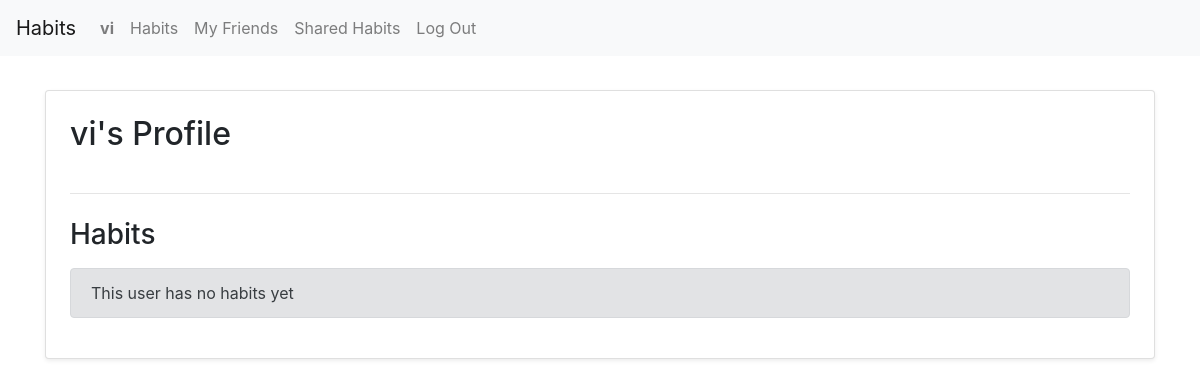
The app's page /profile/vi/ (signed in), older data.
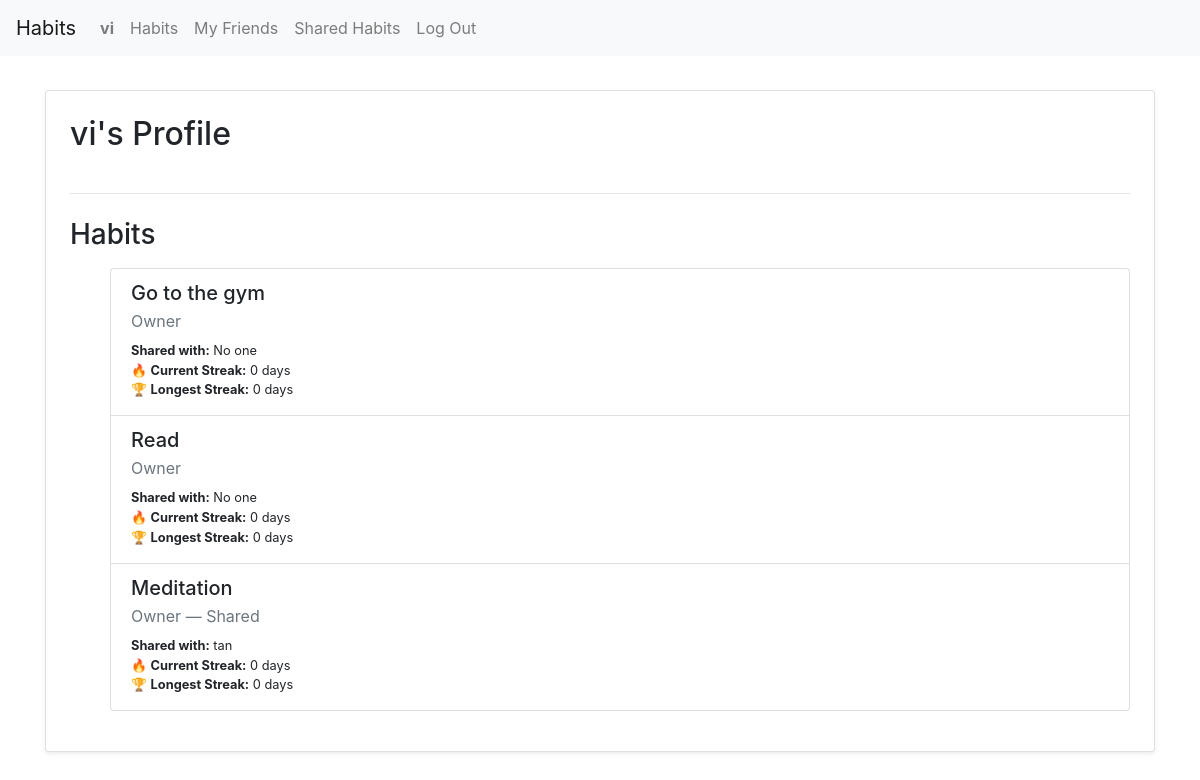
The same page, newer data.
### tracker/models.py (models this page shows, shortened)
class Habit(models.Model):
    name = models.CharField(max_length=100)
    created_at = models.DateField(auto_now_add=True)
    description = models.TextField(blank=True)
    users = models.ManyToManyField(User, related_name="shared_habits")
    owner = models.ForeignKey(User, on_delete=models.CASCADE, related_name="habits_owned", null=True, blank=True)
    target_minutes = models.PositiveIntegerField(default=30)
    category = models.ForeignKey(Category, on_delete=models.CASCADE, related_name='habits')

class User(AbstractUser):
    friends = models.ManyToManyField("self", symmetrical=True, blank=True)

### tracker/views.py (the view)
# urls.py: path("profile/<str:username>/", views.profile_view, name="profile_view"),
@login_required
def profile_view(request, username):
    profile_user = get_object_or_404(User, username=username)
    habits = Habit.objects.filter(Q(owner=profile_user) | Q(users=profile_user)).distinct()
    is_self = request.user == profile_user
    already_requested = FriendRequest.objects.filter(from_user=request.user, to_user=profile_user).exists()
    already_friends = profile_user in request.user.friends.all()
    incoming_request = FriendRequest.objects.filter(from_user=profile_user, to_user=request.user).exists()
    can_send_request = not (is_self or already_friends or already_requested or incoming_request)
    if request.method == "POST" and can_send_request:
        FriendRequest.objects.create(from_user=request.user, to_user=profile_user)
        return redirect("profile_view", username=username)
    habit_data = []
    for habit in habits:
        logs = HabitLog.objects.filter(habit=habit)
        streaks = calculate_streaks(
            logs=logs,
            start_date=habit.created_at,
            target_minutes=habit.target_minutes,
        )
        shared_with = habit.users.exclude(id=profile_user.id)
        habit_data.append({
            "habit": habit,
            "is_owner": habit.owner == profile_user,
            "shared_with": shared_with,
            "current_streak": streaks["current_streak"],
            "longest_streak": streaks["longest_streak"],
        })
    return render(request, "tracker/profile.html", {
        "profile_user": profile_user,
        "can_send_request": can_send_request,
        "already_requested": already_requested,
        "already_friends": already_friends,
        "habits": habit_data,
    })

### tracker/templates/tracker/profile.html (shortened to what this page needs)
{% extends "tracker/layout.html" %}
{% load static %}
{% block body %}
    <div class="container mt-4">
        <div class="card shadow-sm p-4">
            <h2 class="mb-3">{{ profile_user.username }}'s Profile</h2>
            <hr class="my-4">
            <h3 class="mb-3">Habits</h3>
            {% if habits %}
                <div class="list-group">
                    <ul>
                        {% for item in habits %}
                            <div class="list-group-item">
                                <h5 class="mb-1">{{ item.habit.name }}</h5>
                                <p class="mb-1 text-muted">
                                    {% if item.is_owner %}
                                        Owner
                                        {% if item.shared_with %}
                                        &mdash; Shared
                                        {% endif %}
                                    {% else %}
                                        Shared
                                    {% endif %}
                                </p>
                                <small>
                                    <strong>Shared with:</strong>
                                    {% if item.shared_with %}
                                        {% for user in item.shared_with %}
                                            {% if user != request.user %}
                                                {{ user.username }}{% if not forloop.last %}, {% endif %}
                                            {% endif %}
                                        {% endfor %}
                                    {% else %}
                                        No one
                                    {% endif %}
                                    <p class="mb-1">
                                        🔥 <strong>Current Streak:</strong> {{ item.current_streak }} days<br>
                                        🏆 <strong>Longest Streak:</strong> {{ item.longest_streak }} days<br>
                                    </p>
                                </small>
                            </div>
                        {% endfor %}
                    </ul>
                </div>
            {% else %}
                <div class="alert alert-secondary">This user has no habits yet</div>
            {% endif %}
        </div>
    </div>
{% endblock %}

Row changes from the older to the newer data that the page shows:
added Habit: habit.name "Go to the gym", shows "No one", current_streak "0", longest_streak "0"
added Habit: habit.name "Read", shows "No one", current_streak "0", longest_streak "0"
added Habit: habit.name "Meditation", shows "— Shared", current_streak "0", longest_streak "0"
now on this page (row unchanged): User: username "tan"
Text that changed along with them:
text no longer shown: "This user has no habits yet"
